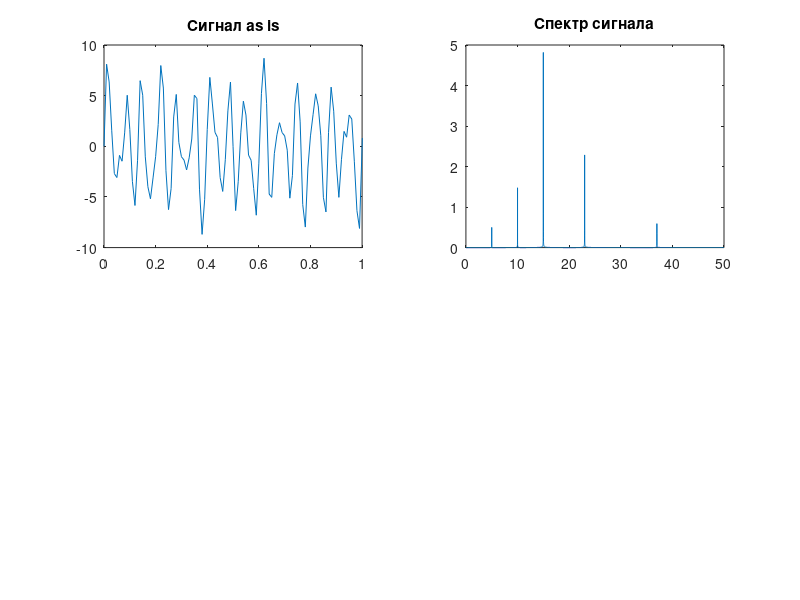

Here is the MATLAB script that generated this plot: (Note: this script raises an error after producing the figure.)
f = 100; % частота дискретизации
t = 0:1/f:150;
fs = [5 10 15 23 37]; % частоты присутствуюшие в сигнале

% сигнал
chanel = 0.5*sin(2*pi*fs(1)*t) + 1.5*sin(2*pi*fs(2)*t) + 5*sin(2*pi*fs(3)*t) + 2.5*sin(2*pi*fs(4)*t) + 0.75*sin(2*pi*fs(5)*t); 

subplot(221)
plot(t, chanel)
title("Сигнал as is")
axis([0, 1, -10, 10])

% спектр сигнала
spec = abs(fft(chanel));
spec = 2*spec(1:ceil((length(chanel)+1)/2));
freq = 0:f/length(t):f/2;
spec = spec/(2*length(freq));

subplot(222)
plot(freq, spec)
title("Спектр сигнала")


% фильтрованный сигнал
filtered = bandpass(chanel,[10 20], f);
subplot(223)
plot(t, filtered)
title("Сигнал as is")
axis([0, 1, -10, 10])

% спектр фильтрованного сигнала
spec1 = abs(fft(filtered));
spec1 = 2*spec1(1:ceil((length(filtered)+1)/2));
spec1 = spec1/(2*length(freq));

subplot(224)
plot(freq, spec1)
title("Спектр фильтрованного сигнала")